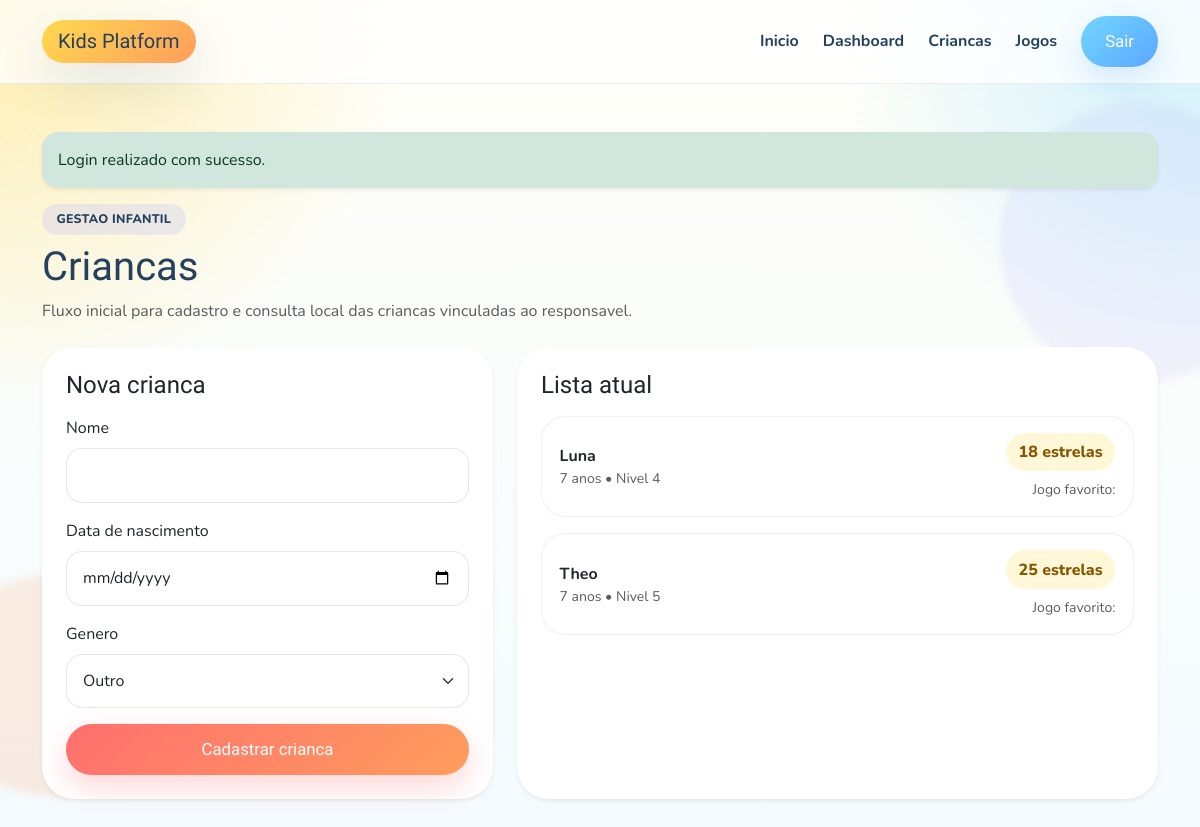
/children (signed in), run on the app's committed database.
### tables this page shows
CREATE TABLE IF NOT EXISTS children (
    id BIGINT UNSIGNED AUTO_INCREMENT PRIMARY KEY,
    user_id BIGINT UNSIGNED NOT NULL,
    name VARCHAR(120) NOT NULL,
    birth_date DATE NOT NULL,
    gender ENUM('male', 'female', 'other') NULL,
    avatar VARCHAR(255) NULL,
    level INT NOT NULL DEFAULT 1,
    experience_points INT NOT NULL DEFAULT 0,
    coins INT NOT NULL DEFAULT 0,
    stars INT NOT NULL DEFAULT 0,
    total_play_time INT NOT NULL DEFAULT 0,
    last_access TIMESTAMP NULL,
    status ENUM('active', 'inactive') NOT NULL DEFAULT 'active',
    created_at TIMESTAMP NULL DEFAULT CURRENT_TIMESTAMP,
    updated_at TIMESTAMP NULL DEFAULT CURRENT_TIMESTAMP ON UPDATE CURRENT_TIMESTAMP,
    CONSTRAINT fk_children_user
        FOREIGN KEY (user_id) REFERENCES users(id)
        ON DELETE CASCADE
);

### core/Controller.php (called while the page is built, shortened)
<?php
abstract class Controller
{
    protected function render(string $view, array $params = [], string $layout = 'layouts/app'): void
    {
        $viewPath = ROOT_PATH . '/app/Views/' . str_replace('.', '/', $view) . '.php';
        $layoutPath = ROOT_PATH . '/app/Views/' . str_replace('.', '/', $layout) . '.php';
        extract($params, EXTR_SKIP);
        require $viewPath;
        $content = (string) ob_get_clean();
        require $layoutPath;
    }
}

### app/Controllers/DashboardController.php (called while the page is built, shortened)
<?php
final class DashboardController extends Controller
{
    private User $userModel;
    public function __construct()
    {
        $this->userModel = new User();
    }
    public function children(): void
    {
        $user = current_user();
        $children = $this->userModel->getChildren((int) $user['id']);
        $this->render('dashboard/children', [
            'children' => $children,
        ]);
    }
}

### core/App.php (called while the page is built, shortened)
<?php
final class App
{
    private Router $router;
    public function __construct(private readonly array $config)
    {
        $this->router = new Router();
    }
    public function run(): void
    {
        $this->router->dispatch($_SERVER['REQUEST_METHOD'] ?? 'GET', $_SERVER['REQUEST_URI'] ?? '/');
    }
    private function registerRoutes(): void
    {
        $this->router->get('/', [HomeController::class, 'index']);
        $this->router->get('/login', [AuthController::class, 'showLogin']);
        $this->router->post('/login', [AuthController::class, 'login']);
        $this->router->get('/logout', [AuthController::class, 'logout']);
        $this->router->get('/dashboard', [DashboardController::class, 'index']);
        $this->router->get('/children', [DashboardController::class, 'children']);
        $this->router->post('/children', [DashboardController::class, 'storeChild']);
        $this->router->get('/games', [DashboardController::class, 'games']);
        $this->router->get('/games/alphabet', [DashboardController::class, 'playAlphabet']);
        $this->router->get('/games/{slug}', [DashboardController::class, 'playGame']);
        $this->router->get('/admin', [DashboardController::class, 'admin']);
        $this->router->get('/api/v1/health', [ApiController::class, 'health']);
        $this->router->post('/api/v1/auth/login', [ApiController::class, 'login']);
        $this->router->get('/api/v1/children', [ApiController::class, 'children']);
        $this->router->post('/api/v1/children', [ApiController::class, 'storeChild']);
        $this->router->get('/api/v1/games', [ApiController::class, 'games']);
    }
}

### public/index.php (called while the page is built, shortened)
<?php
require ROOT_PATH . '/core/helpers.php';
spl_autoload_register(static function (string $class): void {
    $prefixes = [
        'App\\' => ROOT_PATH . '/app/',
        'Core\\' => ROOT_PATH . '/core/',
    ];
    foreach ($prefixes as $prefix => $baseDir) {
        if (!str_starts_with($class, $prefix)) {
            continue;
        }
        $relativeClass = substr($class, strlen($prefix));
        $file = $baseDir . str_replace('\\', '/', $relativeClass) . '.php';
    }
});
$GLOBALS['app_config'] = require ROOT_PATH . '/config/app.php';
(new App($GLOBALS['app_config']))->run();

### core/helpers.php (called while the page is built, shortened)
<?php
function config(?string $key = null, mixed $default = null): mixed
{
    $config = $GLOBALS['app_config'] ?? [];
    $segments = explode('.', $key);
    $value = $config;
    foreach ($segments as $segment) {
        $value = $value[$segment];
    }
    return $value;
}
function app_url(string $path = ''): string
{
    $baseUrl = rtrim((string) config('base_url', '/'), '/');
    $sanitizedPath = ltrim($path, '/');
    if ($baseUrl === '') {
        return '/' . $sanitizedPath;
    }
    return $baseUrl . ($sanitizedPath !== '' ? '/' . $sanitizedPath : '');
}
function asset(string $path): string
{
    return app_url('assets/' . ltrim($path, '/'));
}
function e(mixed $value): string
{
    return htmlspecialchars((string) $value, ENT_QUOTES, 'UTF-8');
}
function flash(string $key, ?string $message = null): ?string
{
    if (!isset($_SESSION['_flash'][$key])) {
        return null;
    }
    $value = $_SESSION['_flash'][$key];
    return $value;
}
function old(string $key, string $default = ''): string
{
    return (string) ($_SESSION['_old'][$key] ?? $default);
}
function current_user(): ?array
{
    return $_SESSION['auth_user'] ?? null;
}
function is_authenticated(): bool
{
    return current_user() !== null;
}
function age_from_birth_date(string $birthDate): int
{
    $now = new DateTimeImmutable('now');
    $date = new DateTimeImmutable($birthDate);
    return (int) $date->diff($now)->y;
}

### core/Database.php (called while the page is built, shortened)
<?php
final class Database
{
    private static ?PDO $instance = null;
    public static function getInstance(): PDO
    {
        if (self::$instance === null) {
            self::$instance = self::createConnection();
        }
        return self::$instance;
    }
    private static function createConnection(): PDO
    {
        $config = require ROOT_PATH . '/config/database.php';
        $dsn = sprintf(
            'mysql:host=%s;port=%d;dbname=%s;charset=%s',
            $config['database']['host'],
            $config['database']['port'],
            $config['database']['database'],
            $config['database']['charset']
        );
        try {
            $pdo = new PDO($dsn, $config['database']['username'], $config['database']['password'], $config['database']['options']);
            return $pdo;
        } catch (PDOException $e) {
            throw new PDOException('Database connection failed: ' . $e->getMessage());
        }
    }
}

### core/Model.php (called while the page is built, shortened)
<?php
abstract class Model
{
    protected PDO $db;
    public function __construct()
    {
        $this->db = Database::getInstance();
    }
    protected function query(string $sql, array $params = []): PDOStatement
    {
        $stmt = $this->db->prepare($sql);
        $stmt->execute($params);
        return $stmt;
    }
}

### app/Models/User.php (called while the page is built, shortened)
<?php
final class User extends Model
{
    public function getChildren(int $userId): array
    {
        $stmt = $this->query(
            'SELECT * FROM children WHERE user_id = ? ORDER BY name',
            [$userId]
        );
        return $stmt->fetchAll();
    }
}

### app/Views/dashboard/children.php (the view, shortened to what this page needs)
<section class="mb-4">
    <span class="section-chip section-chip-soft">Gestao infantil</span>
    <h1 class="display-6 mt-2 mb-2">Criancas</h1>
    <p class="text-muted mb-0">Fluxo inicial para cadastro e consulta local das criancas vinculadas ao responsavel.</p>
</section>
<section class="row g-4">
    <div class="col-lg-5">
        <article class="card border-0 shadow-sm rounded-5">
            <div class="card-body p-4">
                <h2 class="h4 mb-3">Nova crianca</h2>
                <form method="post" action="<?= e(app_url('children')) ?>" class="d-grid gap-3">
                    <div>
                        <label class="form-label">Nome</label>
                        <input type="text" name="name" class="form-control rounded-4" value="<?= e(old('name')) ?>" required>
                    </div>
                    <div>
                        <label class="form-label">Data de nascimento</label>
                        <input type="date" name="birth_date" class="form-control rounded-4" value="<?= e(old('birth_date')) ?>" required>
                    </div>
                    <div>
                        <label class="form-label">Genero</label>
                        <select name="gender" class="form-select rounded-4">
                            <option value="other" <?= old('gender', 'other') === 'other' ? 'selected' : '' ?>>Outro</option>
                        </select>
                    </div>
                    <button type="submit" class="btn btn-bubble">Cadastrar crianca</button>
                </form>
            </div>
        </article>
    </div>
    <div class="col-lg-7">
        <article class="card border-0 shadow-sm rounded-5 h-100">
            <div class="card-body p-4">
                <h2 class="h4 mb-3">Lista atual</h2>
                <div class="d-grid gap-3">
                    <?php foreach ($children as $child): ?>
                        <div class="child-card">
                            <div>
                                <strong><?= e($child['name']) ?></strong>
                                <p class="mb-0 text-muted small"><?= e((string) age_from_birth_date($child['birth_date'])) ?> anos • Nivel <?= e((string) $child['level']) ?></p>
                            </div>
                            <div class="text-end">
                                <span class="stars-pill"><?= e((string) $child['stars']) ?> estrelas</span>
                                <p class="mb-0 text-muted small mt-2">Jogo favorito: <?= e($child['favorite_game']) ?></p>
                            </div>
                        </div>
                    <?php endforeach; ?>
                </div>
            </div>
        </article>
    </div>
</section>

### core/Router.php (shortened to what this page needs)
<?php
final class Router
{
    private array $routes = [];
    public function dispatch(string $method, string $uri): void
    {
        $path = parse_url($uri, PHP_URL_PATH) ?: '/';
        $path = rtrim($path, '/') ?: '/';
        $action = $this->routes[$method][$path] ?? null;
        if (is_array($action) && count($action) === 3) {
            [$controllerClass, $controllerMethod, $params] = $action;
            $controller = new $controllerClass();
            $controller->{$controllerMethod}(...$params);
        } else {
            [$controllerClass, $controllerMethod] = $action;
            $controller = new $controllerClass();
            $controller->{$controllerMethod}();
        }
    }
    private function addRoute(string $method, string $path, array $action): void
    {
        $normalizedPath = rtrim($path, '/') ?: '/';
        $this->routes[$method][$normalizedPath] = $action;
    }
}

### app/Views/layouts/app.php (shortened to what this page needs)
<!DOCTYPE html>
<html lang="pt-BR">
<head>
    <link href="https://cdn.jsdelivr.net/npm/bootstrap@5.3.3/dist/css/bootstrap.min.css" rel="stylesheet">
    <link rel="stylesheet" href="<?= e(asset('css/app.css')) ?>">
</head>
<body>
    <div class="page-shell">
        <nav class="navbar navbar-expand-lg navbar-light kids-navbar">
            <div class="container py-2">
                <a class="navbar-brand brand-pill" href="<?= e(app_url()) ?>">Kids Platform</a>
                <div class="collapse navbar-collapse" id="navbarMain">
                    <ul class="navbar-nav ms-auto align-items-lg-center gap-lg-2">
                        <li class="nav-item"><a class="nav-link" href="<?= e(app_url()) ?>">Inicio</a></li>
                        <?php if (is_authenticated()): ?>
                            <li class="nav-item"><a class="nav-link" href="<?= e(app_url('dashboard')) ?>">Dashboard</a></li>
                            <li class="nav-item"><a class="nav-link" href="<?= e(app_url('children')) ?>">Criancas</a></li>
                            <li class="nav-item"><a class="nav-link" href="<?= e(app_url('games')) ?>">Jogos</a></li>
                            <li class="nav-item ms-lg-2"><a class="btn btn-bubble btn-bubble-secondary" href="<?= e(app_url('logout')) ?>">Sair</a></li>
                        <?php else: ?>
                            <li class="nav-item ms-lg-2"><a class="btn btn-bubble" href="<?= e(app_url('login')) ?>">Entrar</a></li>
                        <?php endif; ?>
                    </ul>
                </div>
            </div>
        </nav>
        <main class="container py-4 py-lg-5">
            <?php if ($message = flash('success')): ?>
                <div class="alert alert-success rounded-4 shadow-sm border-0"><?= e($message) ?></div>
            <?php endif; ?>
            <?= $content ?>
        </main>
    </div>
</body>
</html>

### public/assets/css/app.css (style rules this page uses)
:root { --kids-yellow: #ffd94f; --kids-orange: #ff9d5c; --kids-coral: #ff6f6f; --kids-sky: #72d6ff; --kids-mint: #7ce7c4; --kids-ink: #25415d; --kids-cream: #fffaf0; --kids-lilac: #b9b7ff; --kids-shadow: 0 20px 50px rgba(37, 65, 93, 0.12); }
body { margin: 0; font-family: 'Nunito', sans-serif; color: var(--kids-ink); background: radial-gradient(circle at top left, rgba(255, 217, 79, 0.45), transparent 28%), radial-gradient(circle at top right, rgba(114, 214, 255, 0.35), transparent 25%), linear-gradient(180deg, #fffef8 0%, #f4fbff 100%); min-height: 100vh; }
h1, h2, h3, h4, .navbar-brand, .btn-bubble { font-family: 'Baloo 2', cursive; }
.page-shell { position: relative; overflow: hidden; }
.page-shell::before, .page-shell::after { content: ''; position: fixed; border-radius: 999px; filter: blur(4px); opacity: 0.5; z-index: -1; }
.page-shell::before { width: 220px; height: 220px; background: rgba(255, 157, 92, 0.35); bottom: 6%; left: -60px; }
.page-shell::after { width: 280px; height: 280px; background: rgba(185, 183, 255, 0.35); top: 12%; right: -80px; }
.kids-navbar { background: rgba(255, 255, 255, 0.75); backdrop-filter: blur(16px); border-bottom: 1px solid rgba(37, 65, 93, 0.08); }
.brand-pill { background: linear-gradient(135deg, var(--kids-yellow), var(--kids-orange)); color: var(--kids-ink); padding: 0.4rem 1rem; border-radius: 999px; box-shadow: var(--kids-shadow); }
.nav-link { color: var(--kids-ink); font-weight: 700; }
.section-chip { display: inline-flex; align-items: center; gap: 0.5rem; background: linear-gradient(135deg, var(--kids-yellow), #fff3a6); color: var(--kids-ink); padding: 0.4rem 0.9rem; border-radius: 999px; font-weight: 800; letter-spacing: 0.02em; text-transform: uppercase; font-size: 0.78rem; }
.section-chip-soft { background: rgba(185, 183, 255, 0.25); }
.btn-bubble { border: 0; border-radius: 999px; padding: 0.8rem 1.5rem; font-size: 1.05rem; background: linear-gradient(135deg, var(--kids-coral), var(--kids-orange)); color: #fff; box-shadow: 0 12px 30px rgba(255, 111, 111, 0.28); }
.btn-bubble-secondary { background: linear-gradient(135deg, var(--kids-sky), #5ba7ff); box-shadow: 0 12px 30px rgba(91, 167, 255, 0.24); }
.game-card, .child-card, .highlight-item, .demo-user-card { background: rgba(255, 255, 255, 0.92); border-radius: 1.5rem; border: 1px solid rgba(37, 65, 93, 0.08); }
.child-card, .highlight-item, .demo-user-card { padding: 1rem 1.1rem; display: flex; justify-content: space-between; align-items: center; gap: 1rem; }
.stars-pill { display: inline-flex; align-items: center; border-radius: 999px; background: rgba(255, 217, 79, 0.22); color: #865700; padding: 0.45rem 0.8rem; font-weight: 800; }
.form-control, .form-select { border: 1px solid rgba(37, 65, 93, 0.12); padding: 0.9rem 1rem; }

### data on the page
children: name "Luna", birth_date "7", level "4", stars "18"
children: name "Theo", birth_date "7", level "5", stars "25"

### other printed values
$message "Login realizado com sucesso."
